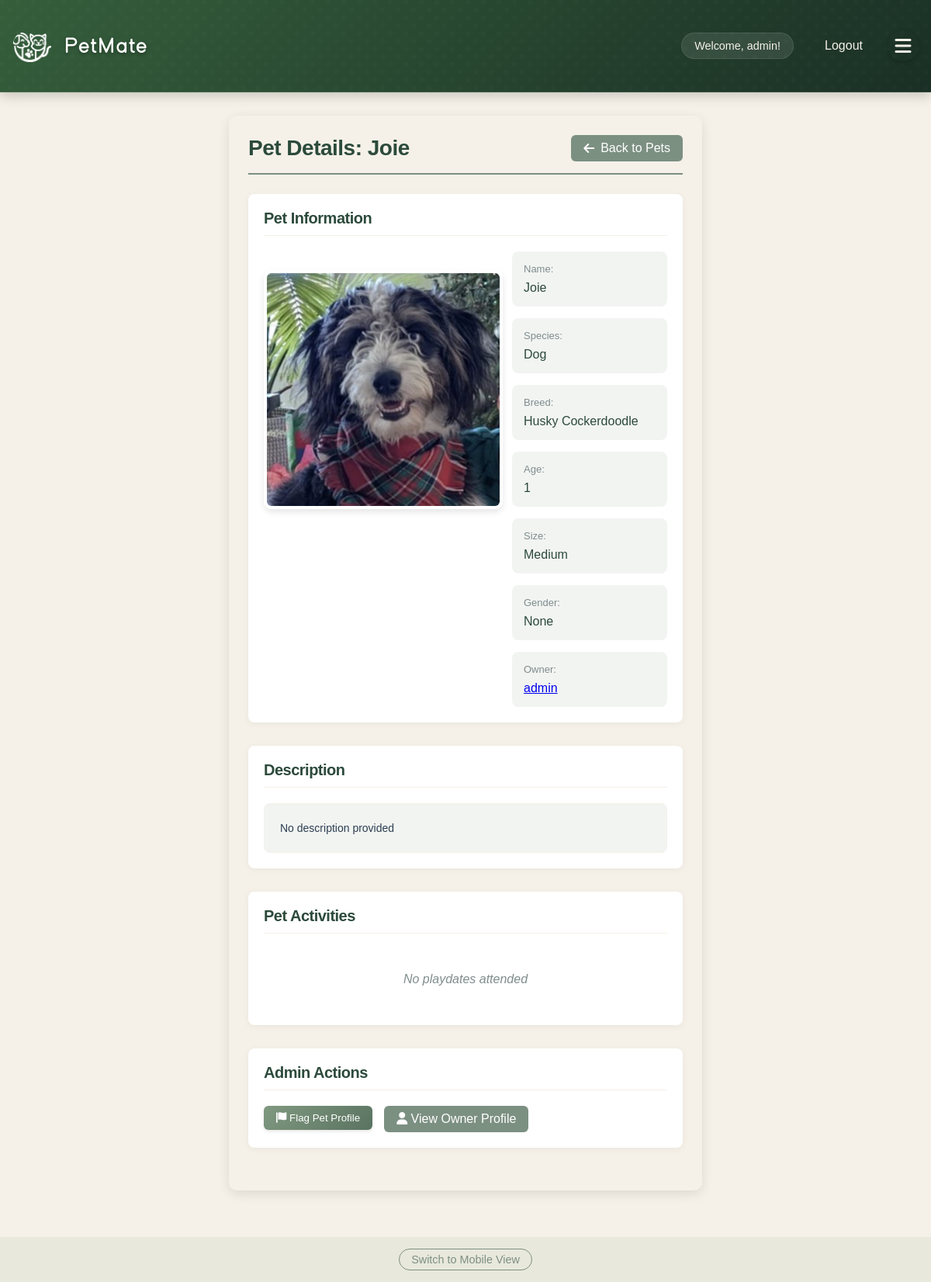
Screenshot of /admin/pet/4 (signed in) with the database file from the repository.
### app/models/user.py (models this page shows, shortened)
class User(db.Model, UserMixin):
    __tablename__ = 'users'
    id = db.Column(db.Integer, primary_key=True)
    username = db.Column(db.String(80), unique=True, nullable=False)
    email = db.Column(db.String(120), unique=True, nullable=False)
    password_hash = db.Column(db.String(128))
    name = db.Column(db.String(120))  # User's full name
    created_at = db.Column(db.DateTime, default=datetime.utcnow)
    profile_picture = db.Column(db.String(255))  # Store the filename of uploaded image
    bio = db.Column(db.Text)  # User bio
    location = db.Column(db.String(200))  # User location
    is_admin = db.Column(db.Boolean, default=False)
    account_status = db.Column(db.String(20), default='active')  # active, suspended, banned
    last_login = db.Column(db.DateTime)
    account_notes = db.Column(db.Text)  # Admin notes about the user
    preferred_meetup_types = db.Column(db.String(255))  # e.g., "parks,beaches,dog runs"
    availability = db.Column(db.String(255))  # e.g., "weekends,evenings"
    pet_owner_since = db.Column(db.Integer)  # Year they became a pet owner
    pet_experience_level = db.Column(db.String(50))  # e.g., "beginner", "intermediate", "expert"
    pets = db.relationship('Pet', backref='owner', lazy=True)
    hosted_playdates = db.relationship('Playdate', foreign_keys='Playdate.host_id', lazy=True)
    attended_playdates = db.relationship('Playdate', secondary=playdate_attendees, lazy=True)
    reviews_received = db.relationship('Review',
                                     foreign_keys='Review.reviewed_user_id',
                                     back_populates='reviewed_user',
                                     lazy='joined')
    reviews_given = db.relationship('Review',
                                  foreign_keys='Review.reviewer_id',
                                  back_populates='reviewer',
                                  lazy='joined')
    @property
    def is_authenticated(self):
        return True
    def get_unread_message_count(self):
        from app.models.message import Message
        return Message.query.filter_by(recipient_id=self.id, is_read=False).count()

### app/models/pet.py (models this page shows, shortened)
class Pet(db.Model):
    __tablename__ = 'pets'
    id = db.Column(db.Integer, primary_key=True)
    owner_id = db.Column(db.Integer, db.ForeignKey('users.id', ondelete='CASCADE'), nullable=False)
    name = db.Column(db.String(100), nullable=False)
    species = db.Column(db.String(50), nullable=False)
    breed = db.Column(db.String(100))
    age = db.Column(db.Integer)
    size = db.Column(db.String(20))  # Small, Medium, Large
    gender = db.Column(db.String(20))
    image_filename = db.Column(db.String(255))
    bio = db.Column(db.Text)
    created_at = db.Column(db.DateTime, default=datetime.utcnow)
    updated_at = db.Column(db.DateTime, default=datetime.utcnow, onupdate=datetime.utcnow)
    energy_level = db.Column(db.String(20))  # Low, Medium, High
    friendliness = db.Column(db.String(20))  # Shy, Moderate, Outgoing
    training_level = db.Column(db.String(20))  # Basic, Intermediate, Advanced
    special_needs = db.Column(db.Text)
    preferred_playmates = db.Column(db.String(255))  # e.g., "small dogs, cats"

### app/routes/admin.py (the view)
@bp.route('/pet/<int:pet_id>')
@login_required
@admin_required
def pet_details(pet_id):
    from app.models.pet import Pet
    pet = Pet.query.get_or_404(pet_id)
    return render_template('admin/pet_details.html', pet=pet)

### app/__init__.py (called while the page is built)
@login_manager.user_loader
def load_user(user_id):
    from app.models.user import User
    return User.query.get(int(user_id))

### app/routes/admin.py (called while the page is built)
def admin_required(f):
    @wraps(f)
    def decorated_function(*args, **kwargs):
        if not current_user.is_authenticated or not current_user.is_admin:
            flash('You do not have permission to access this area.', 'error')
            return redirect(url_for('main.index'))
        return f(*args, **kwargs)
    return decorated_function

### app/templates/admin/pet_details.html (shortened to what this page needs)
{% extends "base.html" %}
{% block content %}
<div class="admin-container">
    <div class="admin-header">
        <h1>
            Pet Details: {% if pet %}{{ pet.name }}{% else %}Unknown{% endif %}
        </h1>
        <a href="{{ url_for('admin.pets_management') }}" class="back-link">
            <i class="fas fa-arrow-left"></i> Back to Pets
        </a>
    </div>
    {% if pet %}
    <div class="admin-section">
        <h2>Pet Information</h2>
        <div class="pet-profile">
            {% if pet.image_filename %}
            <div class="pet-image">
                <img src="{{ url_for('static', filename='pet_images/' + pet.image_filename) }}" alt="{{ pet.name }}">
            </div>
            {% else %}
            <div class="pet-image placeholder">
                <i class="fas fa-paw"></i>
            </div>
            {% endif %}
            <div class="pet-info-grid">
                <div class="info-item">
                    <label>Name:</label>
                    <div class="value">{{ pet.name }}</div>
                </div>
                <div class="info-item">
                    <label>Species:</label>
                    <div class="value">{{ pet.species }}</div>
                </div>
                <div class="info-item">
                    <label>Breed:</label>
                    <div class="value">{{ pet.breed }}</div>
                </div>
                <div class="info-item">
                    <label>Age:</label>
                    <div class="value">{{ pet.age }}</div>
                </div>
                <div class="info-item">
                    <label>Size:</label>
                    <div class="value">{{ pet.size }}</div>
                </div>
                <div class="info-item">
                    <label>Gender:</label>
                    <div class="value">{{ pet.gender }}</div>
                </div>
                <div class="info-item">
                    <label>Owner:</label>
                    <div class="value">
                        <a href="{{ url_for('admin.user_details', user_id=pet.owner.id) }}">
                            {{ pet.owner.username }}
                        </a>
                    </div>
                </div>
            </div>
        </div>
    </div>
    <div class="admin-section">
        <h2>Description</h2>
        <div class="notes-container">
            <div class="notes-content">{{ pet.description or 'No description provided' }}</div>
        </div>
    </div>
    <div class="admin-section">
        <h2>Pet Activities</h2>
        {% if pet.attended_playdates %}
        <div class="table-responsive">
            <table class="admin-table">
                <thead>
                    <tr>
                        <th>Playdate</th>
                        <th>Date</th>
                        <th>Status</th>
                        <th>Actions</th>
                    </tr>
                </thead>
                <tbody>
                    {% for playdate in pet.attended_playdates %}
                    <tr>
                        <td>{{ playdate.title }}</td>
                        <td>{{ playdate.date|datetime }}</td>
                        <td>{{ playdate.status }}</td>
                        <td>
                            <a href="{{ url_for('admin.playdate_details', playdate_id=playdate.id) }}" class="btn btn-small btn-primary">
                                View Playdate
                            </a>
                        </td>
                    </tr>
                    {% endfor %}
                </tbody>
            </table>
        </div>
        {% else %}
        <div class="no-data">No playdates attended</div>
        {% endif %}
    </div>
    <div class="admin-section">
        <h2>Admin Actions</h2>
        <div class="admin-actions">
            <form action="{{ url_for('admin.update_pet_status', pet_id=pet.id) }}" method="POST">
                <button type="submit" class="btn btn-warning">
                    <i class="fas fa-flag"></i> Flag Pet Profile
                </button>
            </form>
            <a href="{{ url_for('admin.user_details', user_id=pet.owner.id) }}" class="btn btn-primary">
                <i class="fas fa-user"></i> View Owner Profile
            </a>
        </div>
    </div>
    {% else %}
    <div class="admin-section">
        <div class="no-data">Pet not found</div>
    </div>
    {% endif %}
</div>
{% endblock %}

### app/templates/base.html (shortened to what this page needs)
<!DOCTYPE html>
<html>
<head>
    <link rel="stylesheet" href="{{ url_for('static', filename='style.css') }}">
    <link rel="stylesheet" href="{{ url_for('static', filename='how-it-works.css') }}">
    <link rel="stylesheet" href="{{ url_for('static', filename='feature-cards.css') }}">
    <link rel="stylesheet" href="{{ url_for('static', filename='custom-font.css') }}">
    <link rel="stylesheet" href="https://cdnjs.cloudflare.com/ajax/libs/font-awesome/6.0.0/css/all.min.css">
</head>
<body>
    <nav>
        <div class="nav-container">
            <h1>
                <a href="{{ url_for('main.index') }}" class="site-title">
                    <div class="logo">
                        <div class="logo-icon"></div>
                        <div class="logo-text">Pet<span class="highlight">Mate</span></div>
                    </div>
                </a>
            </h1>
            <div class="nav-links">
                {% if 'username' in session %}
                    <div class="user-menu">
                        <span>Welcome, {{ session['username'] }}!</span>
                        <a href="{{ url_for('auth.logout') }}">Logout</a>
                    </div>
                    <button class="menu-toggle">
                        <i class="fas fa-bars"></i>
                    </button>
                {% else %}
                    <a href="{{ url_for('auth.login') }}">Login</a>
                    <a href="{{ url_for('auth.register') }}">Register</a>
                {% endif %}
            </div>
        </div>
    </nav>
    <main>
        {% block content %}{% endblock %}
    </main>
    <footer class="view-toggle">
        <a href="#" id="view-mobile-version">Switch to Mobile View</a>
    </footer>
</body>
</html>

### static/how-it-works.css (style rules this page uses)
:root { --sage-green: #809980; --warm-brown: #966F50; --terracotta: #CD5C41; --deep-forest: #2F4858; --light-gray: #f7f9fc; }

### static/feature-cards.css (style rules this page uses)
:root { --sage-green: #809980; --warm-brown: #966F50; --terracotta: #CD5C41; --deep-forest: #355E3B; --light-gray: #f7f9fc; }

### app/templates/admin/pet_details.html (style rules this page uses)
.admin-container { padding: 25px; max-width: 1200px; margin: 30px auto; background-color: #F5F1E8; border-radius: 10px; box-shadow: 0 4px 15px rgba(0, 0, 0, 0.1); font-family: 'Quicksand', sans-serif; }
.admin-header { display: flex; justify-content: space-between; align-items: center; margin-bottom: 25px; border-bottom: 2px solid #7C9082; padding-bottom: 15px; }
.admin-header h1 { color: #2C4A3B; margin: 0; font-size: 28px; font-weight: 700; }
.back-link { background-color: #7C9082; color: white !important; text-decoration: none; padding: 8px 16px; border-radius: 6px; display: inline-flex; align-items: center; gap: 8px; font-weight: 500; transition: background-color 0.3s; }
.admin-section { background-color: white; border-radius: 8px; padding: 20px; margin-bottom: 30px; box-shadow: 0 2px 10px rgba(0, 0, 0, 0.05); }
.admin-section h2 { color: #2C4A3B; font-size: 20px; margin-top: 0; margin-bottom: 20px; padding-bottom: 10px; border-bottom: 1px solid #F5F1E8; }
.pet-profile { display: grid; grid-template-columns: 300px 1fr; gap: 20px; }
.pet-image { width: 100%; height: 300px; border-radius: 10px; overflow: hidden; }
.pet-image img { width: 100%; height: 100%; object-fit: cover; }
.pet-info-grid { display: grid; grid-template-columns: repeat(auto-fill, minmax(200px, 1fr)); gap: 15px; }
.info-item { background-color: rgba(124, 144, 130, 0.1); padding: 15px; border-radius: 8px; }
.info-item label { display: block; font-size: 13px; color: #7F8C8D; margin-bottom: 8px; font-weight: 500; }
.info-item .value { font-weight: 500; color: #2C4A3B; }
.notes-container { background-color: rgba(124, 144, 130, 0.1); padding: 20px; border-radius: 8px; max-height: 300px; overflow-y: auto; border: 1px solid #F5F1E8; }
.notes-content { white-space: pre-wrap; font-family: inherit; margin: 0; font-size: 14px; color: #2C3E50; line-height: 1.6; }
.no-data { color: #7F8C8D; text-align: center; padding: 30px; font-style: italic; }
.btn { display: inline-block; padding: 8px 16px; border-radius: 6px; border: none; font-weight: 500; cursor: pointer; text-decoration: none; transition: background-color 0.3s; }
.btn-primary { background-color: #7C9082; color: white !important; }
.btn-warning { background-color: #F39C12; color: white !important; }
.admin-actions { display: flex; gap: 15px; flex-wrap: wrap; }

### rows the page displays
User: username "admin", owner.username "admin"
Pet: name "Joie", image_filename+name (picture), species "Dog", breed "Husky Cockerdoodle", age "1", size "Medium", gender "None"

### other values shown
{{ pet.description or 'No description provided' }} "No description provided"
